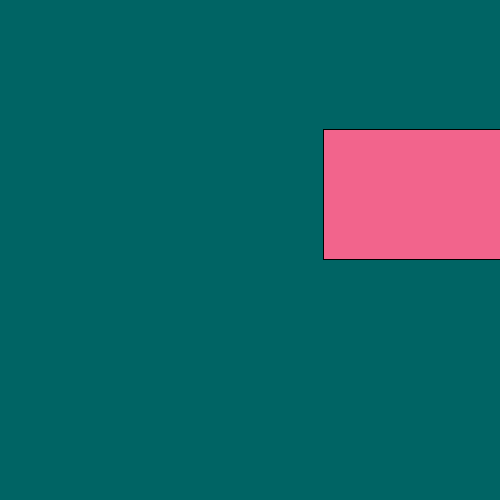
Frame 1 (no input)
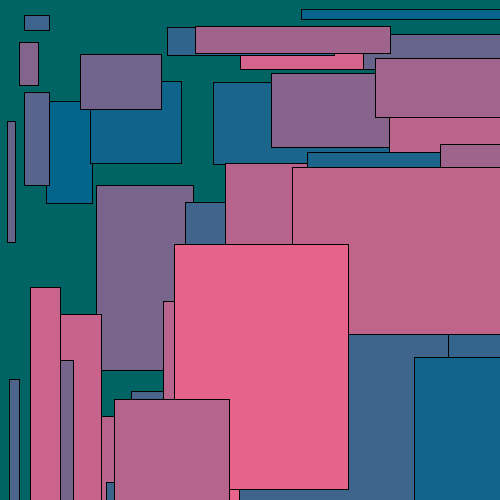
Frame 60 (the mouse pressed at the canvas centre just before this capture)
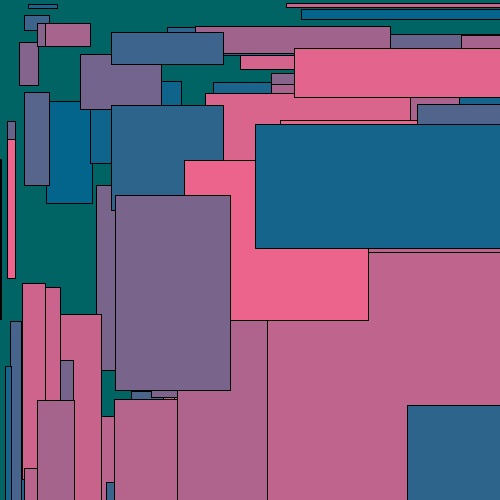
Frame 120 (the mouse held since frame 60 and released just before this capture)

The Processing sketch that drew these frames (run headless with seeded random() and noise(); from frame 60 on, the mouse is pressed at the canvas centre):

// Processing sketch: processing_172376
// ── processing_172376.pde

int counter;

void setup(){
  size(500,500);
  background(0,100,100);
}

void draw(){
  float bruh = random(0,500);
  float martin = random(0,500);
  float crayon = random(0,255);
  fill(crayon,100,140);
  rect(bruh,martin,bruh,martin);
}
